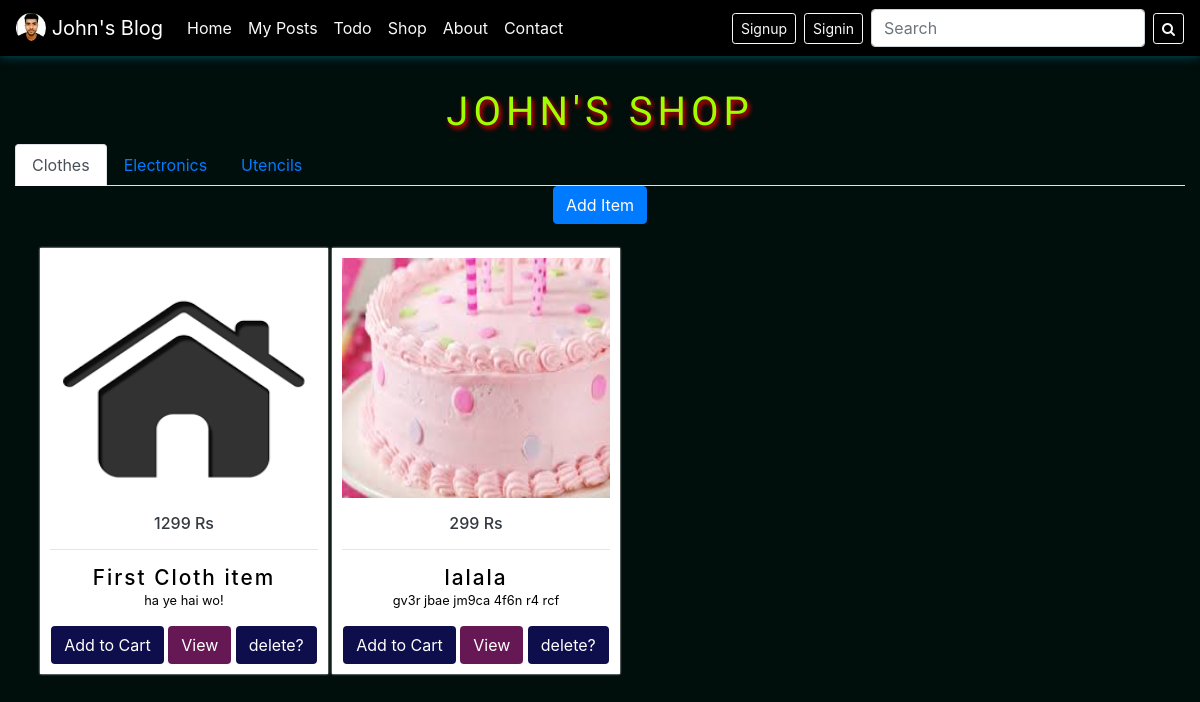
Page /shop on the committed database.
### ecommerce/models.py (models this page shows, shortened)
class Clothes(models.Model):
    title = models.CharField(max_length=300)
    desc = models.TextField()
    image = models.ImageField(upload_to='pics', default = None,null=True, blank=True)
    price = models.IntegerField()

### ecommerce/views.py (the view, shortened to what this page needs)
# urls.py: path('shop', views.shop, name='shop'),
def shop(request):
    clothes = Clothes.objects.all()
    electr = Electronics.objects.all()
    uten = Utencils.objects.all()
    return render(request, 'ecomm_home.html',{'ecomm':clothes,'ecomm1':electr,'ecomm2':uten})

### templates/ecomm_home.html (shortened to what this page needs)
{% extends 'base.html' %}
{% block content %}
<h1 class="text-center">John's Shop</h1>
<div class="container-fluid">
  <nav>
  <div class="nav nav-tabs" id="nav-tab" role="tablist">
    <a class="nav-item nav-link active" id="nav-home-tab" data-toggle="tab" href="#nav-home" role="tab" aria-controls="nav-home" aria-selected="true">Clothes</a>
    <a class="nav-item nav-link" id="nav-profile-tab" data-toggle="tab" href="#nav-profile" role="tab" aria-controls="nav-profile" aria-selected="false">Electronics</a>
    <a class="nav-item nav-link" id="nav-contact-tab" data-toggle="tab" href="#nav-contact" role="tab" aria-controls="nav-contact" aria-selected="false">Utencils</a>
  </div>
</nav>
<div class="tab-content" id="nav-tabContent">
  <div class="tab-pane fade show active" id="nav-home" role="tabpanel" aria-labelledby="nav-home-tab">
<div class="text-center">
<button type="button" class="btn btn-primary" data-toggle="modal" data-target="#exampleModal" data-whatever="@mdo">Add Item</button>
</div>
<div class="container-fluid ml-2">
     <div id="services">
     {% for edata in ecomm %}
     <a id="no" href="{% url 'viewitem' edata.id %}">
            <div class="box ">
                <img src="{{edata.image.url}}" alt="">
                <h6 class="text-dark mt-3">{{edata.price}} Rs</h6>
                <hr>
                <h2 class="h2-secondary center" style="display:inline">{{edata.title}}</h2>
                <p>{{edata.desc}}</p>
                <a href="/#">
                <button class="btn btn2">Add to Cart</button>
                </a>
                <a href="{% url 'viewitem' edata.id %}">
                <button class="btn btn2 btn1">View</button>
                </a>
                <a href=" {% url 'delete' edata.id %} ">
                <button name="btndel" class="btn btn2">delete?</button>
                </a>
            </div>
     </a>
     {% endfor %}
    </div>
</div>
  </div>
</div>
</div>
{% endblock content %}

### templates/base.html (shortened to what this page needs)
<!doctype html>
<html lang="en">
  <head>
  {% load static %}
    <link rel="stylesheet" href="https://cdnjs.cloudflare.com/ajax/libs/font-awesome/4.7.0/css/font-awesome.min.css">
    <link rel="stylesheet" href="https://maxcdn.bootstrapcdn.com/bootstrap/4.0.0/css/bootstrap.min.css">
  </head>
  <body>
    <nav class="navbar navbar-expand-lg navbar-light" style="background-color:black;">
    <a class="navbar-brand text-white" href="#">
        <img src="{% static 'images/hasnain.gif' %}" width="30" height="30" class="d-inline-block align-top" alt="">
        John's Blog
    </a>
  <div class="collapse navbar-collapse" id="navbarSupportedContent">
    <ul class="navbar-nav mr-auto">
      <li class="nav-item active">
        <a class="nav-link text-light" href="/">Home <span class="sr-only">(current)</span></a>
      </li>
      <li class="nav-item">
        <a class="nav-link text-light" href="{% url 'myposts' %}">My Posts</a>
      </li>
      <li class="nav-item">
        <a class="nav-link text-light" href="{% url 'todo' %}">Todo</a>
      </li>
      <li class="nav-item">
        <a class="nav-link text-light" href="{% url 'shop' %}">Shop</a>
      </li>
      <li class="nav-item">
        <a class="nav-link text-light" href="{% url 'about' %}">About</a>
      </li>
      <li class="nav-item">
        <a class="nav-link text-light" href="{% url 'contact' %}">Contact</a>
      </li>
    </ul>
    <a href="{% url 'signup' %}">
      <button class="btn btn-sm btn-outline-light" type="button">Signup</button>
    </a>
    <a href="{% url 'signin' %}">
      <button class="btn btn-sm btn-outline-light mx-2 " type="button">Signin</button>
    </a>
    <form class="form-inline my-2 my-lg-0">
      <input class="form-control mr-sm-2" type="search" placeholder="Search" aria-label="Search">
      <button id="srch" class="btn btn-sm btn-outline-light my-2 my-sm-0" type="submit"><i class="fa fa-search"> </i> </button>
    </form>
  </div>
</nav>
{% block content %}
{% endblock content %}
  </body>
</html>

### templates/base.html (style rules this page uses)
.navbar { box-shadow:0 0 10px #005567; }

### rows in the picture
Clothes: image (picture), price "1299", title "First Cloth item", desc "ha ye hai wo!"
Clothes: image (picture), price "299", title "lalala", desc "gv3r jbae jm9ca 4f6n r4 rcf"
